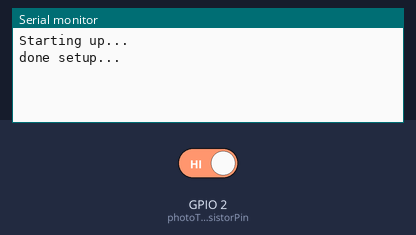
Recording of a sketch running on a simulated ESP8266 (NodeMCU). Parts: the last lines printed to the serial monitor. The inputs (shaded band) are chosen by the test bench; at power-on: GPIO 2 (photoTransistorPin) HIGH. WiFi joins after 1.5 s; servers stay silent unless stated; uploads are accepted with an empty reply.

Above: at 1.2 s.
1.3 s: GPIO 2 (photoTransistorPin) driven LOW
At 2.5 s:
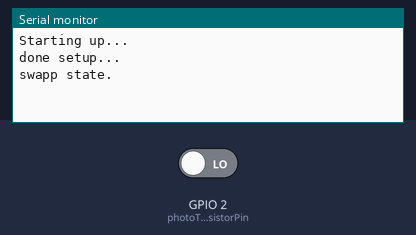
4.3 s: GPIO 2 (photoTransistorPin) driven HIGH
At 5.2 s:
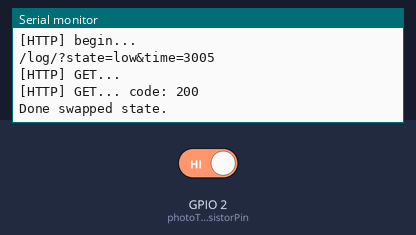

The sketch:

LightLogger.ino
```cpp
/**
 * BasicHTTPClient.ino
 *
 *  Created on: 24.05.2015
 *
 */

#include <Arduino.h>

#include <ESP8266WiFi.h>
#include <ESP8266WiFiMulti.h>

#include <ESP8266HTTPClient.h>

ESP8266WiFiMulti WiFiMulti;

const int photoTransistorPin = 2;
int lastState = HIGH;
unsigned long timeForLastState = -1;

bool states[100];
int times[100];

void setup() {

    Serial.begin(115200);
    Serial.println("Starting up...");
    WiFiMulti.addAP("...", "...");

    pinMode(photoTransistorPin, INPUT);

    lastState = digitalRead(photoTransistorPin);
    timeForLastState = millis();

    Serial.println("done setup...");
}

void checkServer(bool state, unsigned long elapsedTime) {
  // wait for WiFi connection
    if((WiFiMulti.run() == WL_CONNECTED)) {
        String stateStr = state ? "high" : "low";
        // turn LED on:
        Serial.println(stateStr + ":" + elapsedTime);

        String url = "/log/?state=";
        url = url + stateStr + "&time=" + elapsedTime;


        HTTPClient http;

        Serial.print("[HTTP] begin...\n");
        Serial.print(url + "\n");
        http.begin("www.familjentoll.se", 80, url); //HTTP

        Serial.print("[HTTP] GET...\n");
        // start connection and send HTTP header
        int httpCode = http.GET();
        if(httpCode) {
            // HTTP header has been send and Server response header has been handled
            Serial.printf("[HTTP] GET... code: %d\n", httpCode);

            // file found at server
            if(httpCode == 200) {
                String payload = http.getString();
                Serial.println(payload);
            }
        } else {
            Serial.print("[HTTP] GET... failed, no connection or no HTTP server\n");
        }
    } else {
            Serial.print("[HTTP] GET... failed, no connection or no HTTP server\n");
        }
}

void loop() {
    int buttonState = 0;
    buttonState = digitalRead(photoTransistorPin);

    if (buttonState != lastState) {
      Serial.println("swapp state.");
      unsigned long now = millis();
      checkServer(lastState, now - timeForLastState);

      lastState = buttonState;
      timeForLastState = now;
      Serial.println("Done swapped state.");
    }


    delay(50);


}
```

Measured:
- after the input at 1.3 s, the serial monitor: prints a new line at once (image 1)
- after the input at 4.3 s, the serial monitor: prints a new line at once (image 2)
